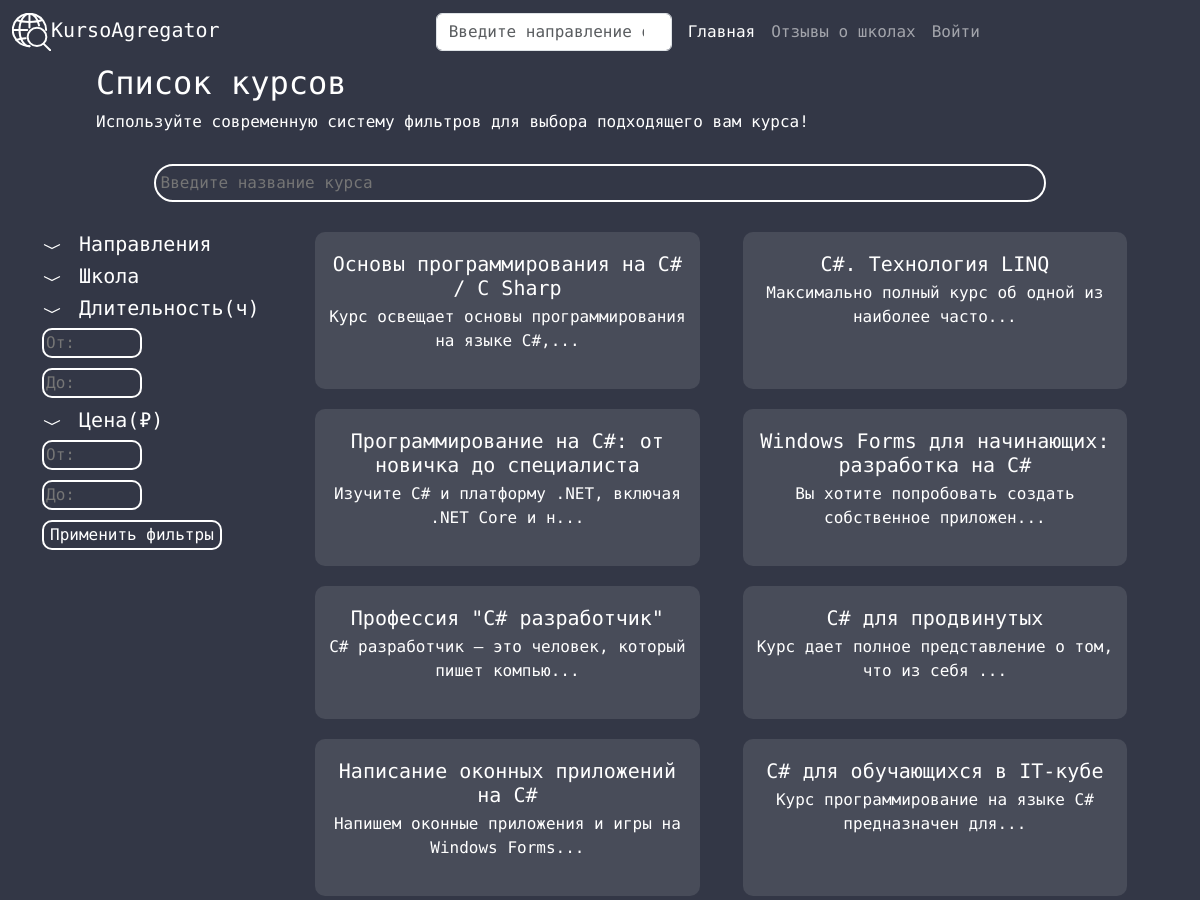
The app's page /list_courses (upper part), older data.
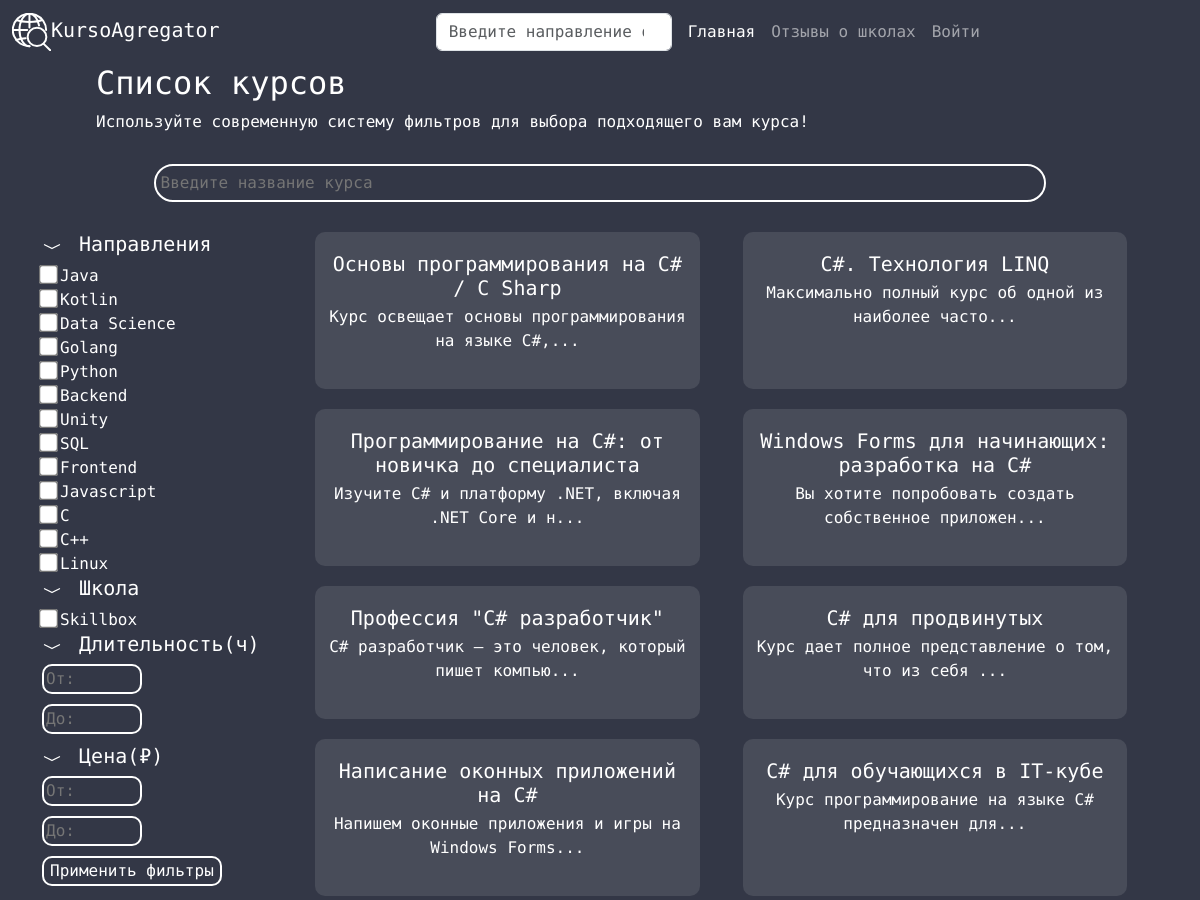
The same page, newer data.
### app/models.py (models this page shows, shortened)
class Course(db.Model):
    id = db.Column(db.Integer, primary_key=True)
    name = db.Column(db.String(128), nullable=False)
    price = db.Column(db.Float, nullable=False)
    rating = db.Column(db.Float)
    duration = db.Column(db.String(128))
    description = db.Column(db.String(), nullable=False)
    date_start = db.Column(db.DateTime, default=datetime.utcnow)
    school_id = db.Column(db.Integer, db.ForeignKey('school.id', ondelete='CASCADE'))
    link = db.Column(db.String(256), nullable=False, unique=True)
    reviews = db.relationship('Review', backref='course', secondary=course_review,
                              lazy='dynamic')
    technologies = db.relationship('Technology', backref='tech', secondary=course_technology,
                                   lazy='dynamic')

class Technology(db.Model):
    id = db.Column(db.Integer, primary_key=True)
    title = db.Column(db.String(128), nullable=False)

class School(db.Model):
    id = db.Column(db.Integer, primary_key=True)
    title = db.Column(db.String(128), nullable=False)
    description = db.Column(db.String())
    reviews = db.relationship('Review', backref='school', secondary=school_review,
                              lazy='dynamic')
    courses = db.relationship('Course', backref='owner',
                              lazy='dynamic')

### app/main/routes.py (the view)
@bp.route('/list_courses', methods=['GET'])
def courses():
    page = request.args.get('page', 1, type=int)
    selected_filters = request.form.getlist('filter')
    if not selected_filters:
        selected_filters = request.args.getlist('filter')
    unique_technologies = Technology.query.with_entities(
        Technology.title).distinct().all()
    unique_schools = School.query.with_entities(School.title).distinct().all()
    filter_dict = {
        'Направления': [tech[0] for tech in unique_technologies],
        'Школа': [school[0] for school in unique_schools]
    }
    indexed_filter_dict = enumerate(filter_dict.items())
    filtered_courses = filter_courses(filter_dict, selected_filters).order_by(Course.date_start.desc())
    filtered_courses = filtered_courses.paginate(page, current_app.config['COURSE_PER_PAGE'], False)
    next_url = url_for('main.courses', page=filtered_courses.next_num) \
        if filtered_courses.has_next else None
    prev_url = url_for('main.courses', page=filtered_courses.prev_num) \
        if filtered_courses.has_prev else None
    return render_template('main/list_courses.html', courses=filtered_courses.items,
                           indexed_filter_dict=indexed_filter_dict,
                           select=selected_filters,
                           next_url=next_url,
                           prev_url=prev_url,
                           page=page)

### app/templates/main/list_courses.html (shortened to what this page needs)
{% extends 'base.html' %}
{% block content %}
<link rel="stylesheet" type="text/css" href="{{ url_for('static', filename='style/courses.css') }}">
<body>
<div class="main">
  <h2>Список курсов</h2>
  <p>Используйте современную систему фильтров для выбора подходящего вам курса!</p>
</div>
<div class="container">
  <div class="row">
    <div class="col-md-12 text-center">
      <form method="get" action="{{ url_for('main.courses') }}" class="search-form">
        <input type="text" name="search" id="search" placeholder="Введите название курса">
      </form>
    </div>
    <div class="container">
      <div class="row">
        <div class="col-lg-3 col-md-3 col-6">
          <div class="sidebar">
            <form method="GET" action="{{ url_for('main.courses') }}" class="form_filter">
              {% for block_idx, (block, filters) in indexed_filter_dict %}
              <h5>
                <img src="{{ url_for('static', filename='icon/chevron-down.svg') }}" width="25" class="img_button" data-index="{{ block_idx }}">
                {{ block }}
              </h5>
              <div class="filter-container" data-index="{{ block_idx }}" style="display: block;">
                {% for filter in filters %}
                <label><input type="checkbox" class="filter-label" name="filter" value="{{ filter }}" {% if filter in select %}checked{% endif %}>{{ filter }}</label>
                <br>
                {% endfor %}
              </div>
              {% endfor %}
              <h5>
                <img src="{{ url_for('static', filename='icon/chevron-down.svg') }}" width="25" class="img_button" data-index="duration">
                Длительность(ч)
              </h5>
              <div class="filter-container row" data-index="duration" style="display: block;" >
                <div class="col-md-3 col-6" >
                  <label><input type="number" name="duration_from" placeholder="От:" min="0"></label>
                </div>
                <div class="col-md-3 col-6">
                  <label><input type="number" name="duration_to" placeholder="До:" min="0"></label>
                </div>
              </div>
              <h5>
                <img src="{{ url_for('static', filename='icon/chevron-down.svg') }}" width="25" class="img_button" data-index="price">
                Цена(₽)
              </h5>
              <div class="filter-container row" data-index="price" style="display: block;">
                <div class="col-md-6 col-6" >
                  <label><input type="number" name="price_from" placeholder="От:"  min="0"></label>
                </div>
                <div class="col-md-6">
                  <label><input type="number" name="price_to" placeholder="До:"  min="0"></label>
                </div>
              </div>
              <button type="submit">Применить фильтры</button>
            </form>
          </div>
        </div>
        <div class="col-md-9 col-6">
          <div class="main-content row">
            {% for course in courses %}
            {% if loop.index+1 is divisibleby(2) %}
            <div class="courses-container col-md-6">
              <h5><a class="nav-link" href="{{ url_for('main.course', id=course.id) }}">{{ course.name }}</a></h5>
              <p>{{ course.description[:50] + '...' if course.description|length > 50 else course.description }}</p>
            </div>
            {% else %}
            <div class="courses-container col-md-6">
              <h5>{{ course.name }}</a>
                <p>{{ course.description }}</p></h5>
              {% endif %}
              {% endfor %}
            </div>
          </div>
        </div>
      </div>
    </div>
  </div>
</body>
</html>
{% endblock %}

Row changes from the older to the newer data that the page shows:
added Technology: title "Java"
added Technology: title "Kotlin"
added Technology: title "Data Science"
added Technology: title "Golang"
added Technology: title "Python"
added Technology: title "Backend"
added Technology: title "Unity"
added Technology: title "SQL"
added Technology: title "Frontend"
added Technology: title "Javascript"
added Technology: title "Linux"
added School: title "Skillbox"
Text that changed along with them:
new list line: "☐ C ☐ C++"
